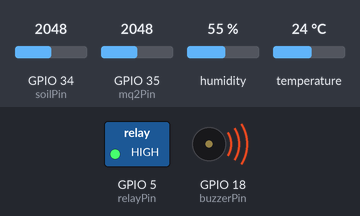
A sketch run on a simulated ESP32. Shown: switched loads named in the sketch (green lamp = pin HIGH), buzzer (waves = sounding, pin HIGH). The inputs (shaded band) are chosen by the test bench; at power-on: GPIO 34 (soilPin) = 2048, GPIO 35 (mq2Pin) = 2048, humidity 55 %, temperature 24 °C. What the sketch prints to the serial monitor is not drawn.

Above: at 3.2 s.
3.3 s: GPIO 34 (soilPin) set to 2768
6.6 s: GPIO 34 (soilPin) set to 2851
At 7.8 s:
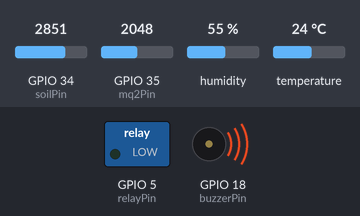
9.9 s: GPIO 35 (mq2Pin) set to 1969
At 12.9 s:
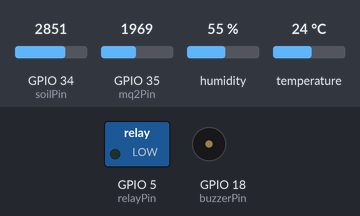
13.6 s: GPIO 35 (mq2Pin) set to 2040
At 16.1 s:
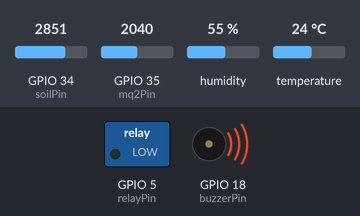
16.9 s: GPIO 35 (mq2Pin) set to 1960
At 18.0 s:
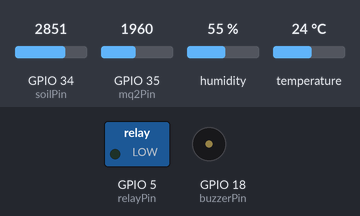
Timing chart, 0 to 19.9 s (numbered marks = the images above; inputs shaded):
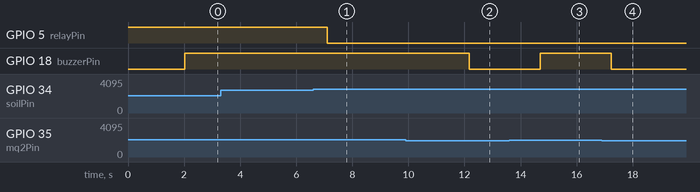

The sketch:

Smart_Greenhouse.ino
```cpp
#include <DHT.h>

// --- PİN TANIMLAMALARI ---
#define DHTPIN 4
#define DHTTYPE DHT11
const int soilPin = 34;
const int relayPin = 5;
const int mq2Pin = 35;
const int buzzerPin = 18;

// --- EŞİK (THRESHOLD) DEĞERLERİ ---
const int KURU_ESIK = 2800;
const int ISLAK_ESIK = 2000;
const int GAZ_ESIK = 2000;

DHT dht(DHTPIN, DHTTYPE);

void setup() {
  Serial.begin(115200);

  pinMode(relayPin, OUTPUT);
  pinMode(buzzerPin, OUTPUT);

  digitalWrite(relayPin, HIGH);
  digitalWrite(buzzerPin, LOW);

  dht.begin();

  Serial.println("=====================================");
  Serial.println("  AKILLI SERA SISTEMI BASLATILIYOR  ");
  Serial.println("=====================================");
  delay(2000);
}

void loop() {
  Serial.println("\n--- SENSOR VERILERI ---");

  float sicaklik = dht.readTemperature();
  float havaNemi = dht.readHumidity();

  if (isnan(sicaklik) || isnan(havaNemi)) {
    Serial.println("HATA: DHT11 sensorunden veri alinamiyor!");
  } else {
    Serial.print("Sicaklik: ");
    Serial.print(sicaklik);
    Serial.print(" °C  |  Hava Nemi: %");
    Serial.println(havaNemi);
  }

  int gazDegeri = analogRead(mq2Pin);
  Serial.print("Gaz/Duman Seviyesi: ");
  Serial.print(gazDegeri);

  if (gazDegeri > GAZ_ESIK) {
    digitalWrite(buzzerPin, HIGH);
    Serial.println("  [!!! TEHLIKE: GAZ/DUMAN ALGILANDI !!!]");
  }
  else if(gazDegeri>1500 & gazDegeri<2500) {
    digitalWrite(buzzerPin, LOW);
    Serial.println(" Ortam Havasız.");
  }
   else {
    digitalWrite(buzzerPin, LOW);
    Serial.println("  [Guvenli]");
  }

  int toprakNemi = analogRead(soilPin);
  Serial.print("Toprak Kuruluk Seviyesi: ");
  Serial.print(toprakNemi);

  if (toprakNemi > KURU_ESIK) {
    digitalWrite(relayPin, LOW);
    Serial.println("  [Durum: KURU -> Pompa CALISIYOR 🌊]");
  }
  else if (toprakNemi < ISLAK_ESIK) {
    digitalWrite(relayPin, HIGH);
    Serial.println("  [Durum: ISLAK -> Pompa DURDU 🛑]");
  }
  else {
    Serial.println("  [Durum: IDEAL -> Sistem Beklemede]");
  }

  Serial.println("-----------------------");
  delay(2500);
}
```

Measured:
- the behaviour switches between 2800 and 2801 on GPIO 34 (soilPin) (found by bisection; images 0 and 1)
- the behaviour switches between 2001 and 2000 on GPIO 35 (mq2Pin) (found by bisection; images 1 and 2)
- after the input at 3.3 s, every drawn part: stays the same
- after the input at 6.6 s, GPIO 5 (relayPin): HIGH → LOW after 0.50 s
- after the input at 9.9 s, GPIO 18 (buzzerPin): HIGH → LOW after 2.3 s
- after the input at 13.6 s, GPIO 18 (buzzerPin): LOW → HIGH after 1.1 s
- after the input at 16.9 s, GPIO 18 (buzzerPin): HIGH → LOW after 0.34 s
